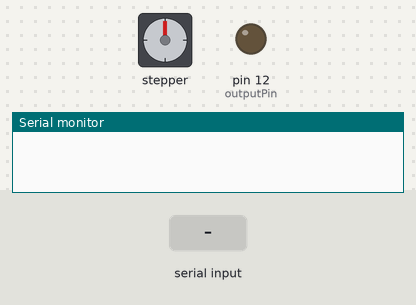
Recording of a sketch running on a simulated Arduino Uno, built with avr-gcc and run on an emulated ATmega328P. Shown: stepper motor, output pins drawn as LEDs (lit = HIGH), the last lines printed to the serial monitor. The inputs (shaded band) are chosen by the test bench. Stepper angles assume 200 steps per turn.

Above: at 1.2 s.
1.3 s: "CW90\n" received over Serial
At 2.7 s:
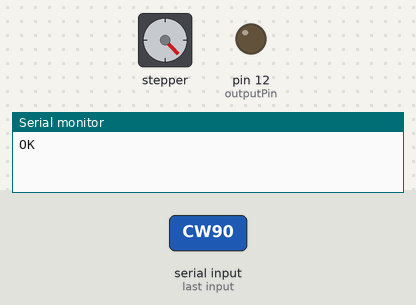
3.6 s: "CCW90\n" received over Serial
At 5.6 s:
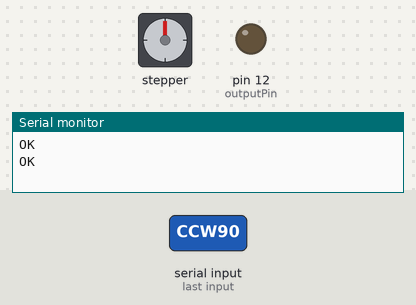
5.9 s: "C90\n" received over Serial
At 6.5 s:
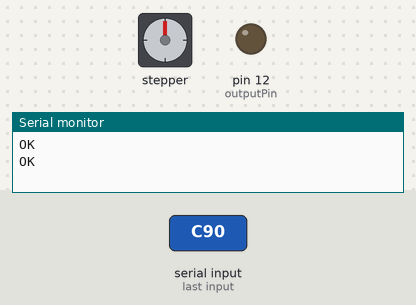
7.4 s: "CCW90\n" received over Serial
At 9.4 s:
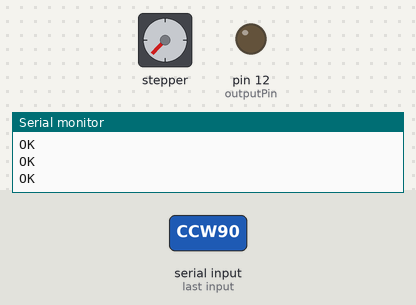
9.7 s: "C90\n" received over Serial
At 10.6 s:
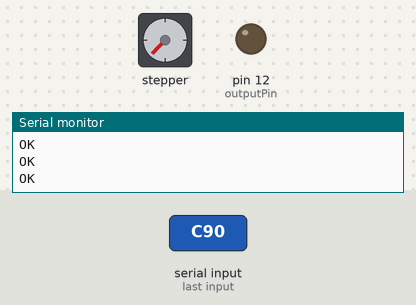
Timing chart, 0 to 12.2 s (numbered marks = the images above; inputs shaded):
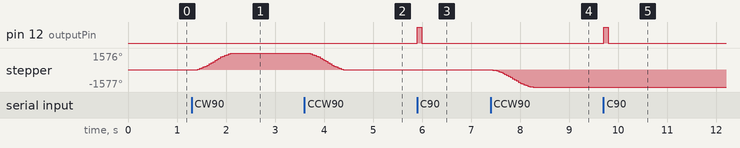

The sketch:

xrayturntable.ino
```cpp
// (licence header left out)
#include <AccelStepper.h>

const int outputPin = 12;
const int stepPin = 8;
const int dirPin = 9;

// Define stepper motor
AccelStepper stepper(AccelStepper::DRIVER, stepPin, dirPin);

// Variables for stepper configuration
float stepsPerDegree = 9.736; // Adjust this value based on your motor/gearing
float maxSpeed = 3200.0;      // Adjust this value (steps per second)
float acceleration = maxSpeed*2;   // Adjust this value (steps per second^2)

String input = "";

void setup() {
  pinMode(outputPin, OUTPUT);
  digitalWrite(outputPin, LOW);

  stepper.setMaxSpeed(maxSpeed);
  stepper.setAcceleration(acceleration);

  Serial.begin(9600);
}

void loop() {
  while (Serial.available()) {
    char c = Serial.read();

    if (c == '\n' || c == '\r') {
      if (input.length() > 0) {
        if (input.startsWith("CW")) {
          float angle = input.substring(2).toFloat();
          long steps = round(angle * stepsPerDegree);
          stepper.move(steps);
          while (stepper.distanceToGo() != 0) {
            stepper.run();
          }
          Serial.println("OK");
        }
        else if (input.startsWith("CCW")) {
          float angle = input.substring(3).toFloat();
          long steps = -round(angle * stepsPerDegree);
          stepper.move(steps);
          while (stepper.distanceToGo() != 0) {
            stepper.run();
          }
          Serial.println("OK");
        }
        else if (input.startsWith("C")) {
          int duration = input.substring(1).toInt();
          if (duration > 0) {
            digitalWrite(outputPin, HIGH);
            delay(duration);
            digitalWrite(outputPin, LOW);
          }
        }
        input = "";
      }
    } else {
      input += c;
    }
  }
}
```

Measured:
- after the input at 1.3 s, stepper: turns 1576° clockwise in 0.83 s, starting at once
- after the input at 3.6 s, stepper: turns 1576° counter-clockwise in 0.83 s, starting at once
- after the input at 5.9 s, pin 12 (outputPin): LOW → HIGH at once, → LOW 0.09 s later
- after the input at 7.4 s, stepper: turns 1577° counter-clockwise in 0.83 s, starting at once
- after the input at 9.7 s, pin 12 (outputPin): LOW → HIGH at once, → LOW 0.09 s later
